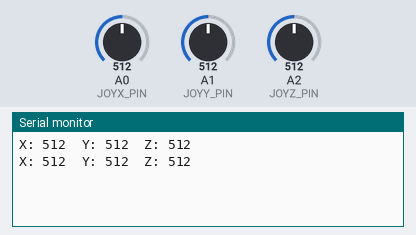
Recording of a sketch running on a simulated Arduino Uno, built with avr-gcc and run on an emulated ATmega328P. Parts: the last lines printed to the serial monitor. Inputs (shaded band) come from the test bench; at power-on: A0 (JOYX_PIN) = 512, A1 (JOYY_PIN) = 512, A2 (JOYZ_PIN) = 512.

Above: at 1.8 s.
1.9 s: A0 (JOYX_PIN) set to 716
At 2.8 s:
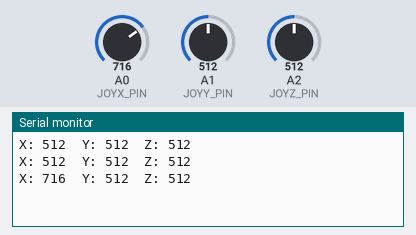
3.4 s: A1 (JOYY_PIN) set to 716
At 4.7 s:
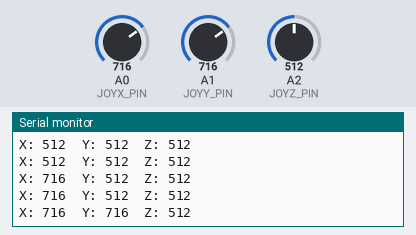
4.9 s: A2 (JOYZ_PIN) set to 716
At 5.8 s:
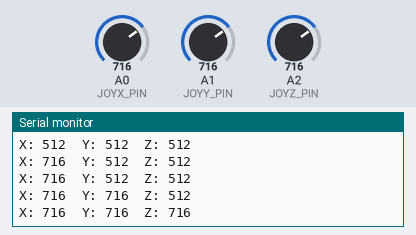
6.4 s: A0 (JOYX_PIN) set to 900
At 7.4 s:
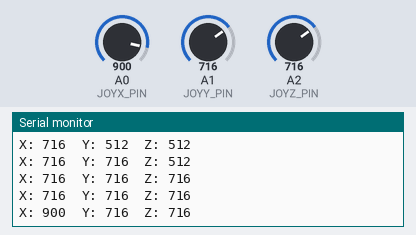
7.9 s: A1 (JOYY_PIN) set to 900
At 8.8 s:
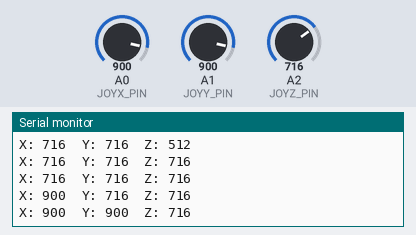
9.4 s: A2 (JOYZ_PIN) set to 900
At 10.8 s:
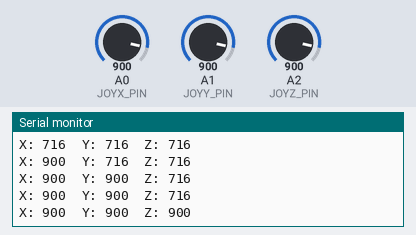
Timing chart, 0 to 11.9 s (numbered marks = the images above; inputs shaded):
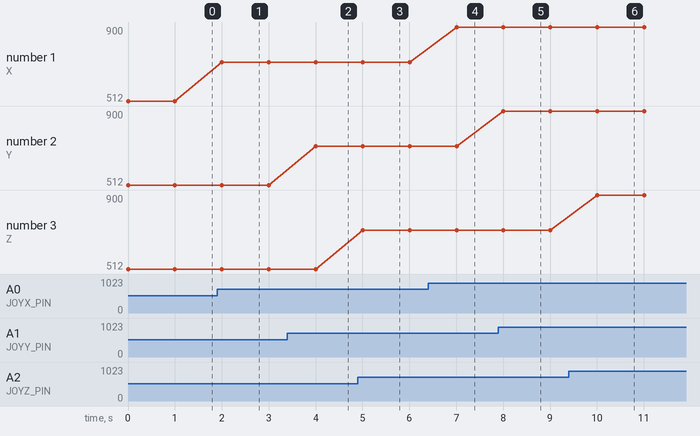

The sketch:

app.ino
```cpp
/*
조이스틱
VCC, GND, VRX, VRY, SW
라이브러리
 : > 툴> 라이브러리 관리> 마우스 검색> 설치
*/
#define JOYX_PIN A0
#define JOYY_PIN A1
#define JOYZ_PIN A2

void setup()
{
  pinMode(JOYZ_PIN, INPUT);
  Serial.begin(9600);
}

void loop()
{
  int x = analogRead(JOYX_PIN);
  int y = analogRead(JOYY_PIN);
  int z = analogRead(JOYZ_PIN);
  Serial.print("X: ");
  Serial.print(x);
  Serial.print("\tY: ");
  Serial.print(y);
  Serial.print("\tZ: ");
  Serial.print(z);
  Serial.println();
  delay(1000);
}
```

Measured:
- after the input at 1.9 s, the serial monitor: prints a new line after 0.10 s (image 1)
- after the input at 3.4 s, the serial monitor: prints a new line after 0.60 s (image 2)
- after the input at 4.9 s, the serial monitor: prints a new line after 0.11 s (image 3)
- after the input at 6.4 s, the serial monitor: prints a new line after 0.61 s (image 4)
- after the input at 7.9 s, the serial monitor: prints a new line after 0.11 s (image 5)
- after the input at 9.4 s, the serial monitor: prints a new line after 0.61 s (image 6)
- plotted number 1: 512 → 716 after the input at 1.9 s, 716 → 900 after the input at 6.4 s
